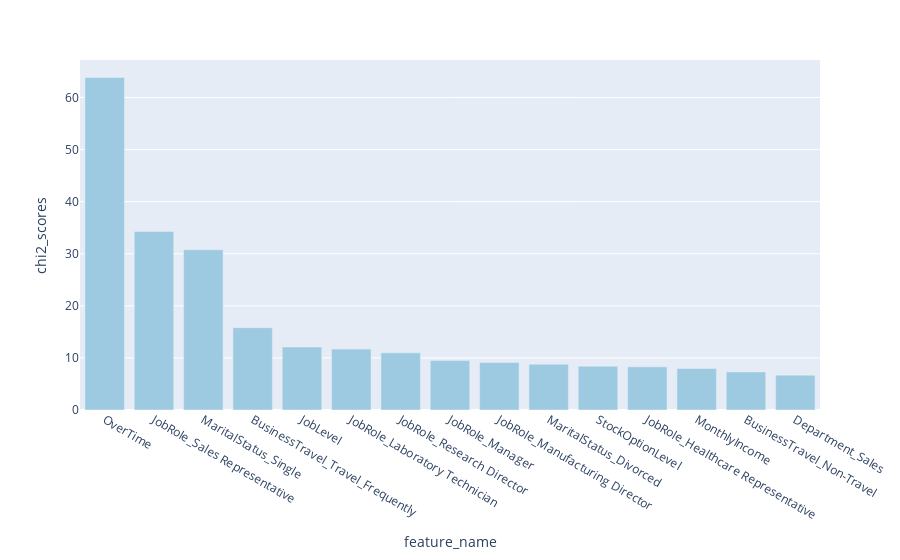

Notebook cell for this chart:
### Code cell
fig=px.bar(df_features_scores.sort_values(by='chi2_scores', ascending=False).head(15),x='feature_name',y='chi2_scores')
fig.update_traces(marker_color='rgb(158,202,225)')

### Figure 1 — Plotly figure (JSON) as saved in the notebook; plotly's stock layout.template omitted (floating-point values rounded to 4 significant figures)
{"data": [{"alignmentgroup": "True", "hovertemplate": "feature_name=%{x}<br>chi2_scores=%{y}<extra></extra>", "legendgroup": "", "marker": {"color": "rgb(158,202,225)"}, "name": "", "offsetgroup": "", "orientation": "v", "showlegend": false, "textposition": "auto", "type": "bar", "x": ["OverTime", "JobRole_Sales Representative", "MaritalStatus_Single", "BusinessTravel_Travel_Frequently", "JobLevel", "JobRole_Laboratory Technician", "JobRole_Research Director", "JobRole_Manager", "JobRole_Manufacturing Director", "MaritalStatus_Divorced", "StockOptionLevel", "JobRole_Healthcare Representative", "MonthlyIncome", "BusinessTravel_Non-Travel", "Department_Sales"], "xaxis": "x", "y": [63.85, 34.29, 30.77, 15.82, 12.09, 11.7, 10.98, 9.496, 9.127, 8.794, 8.423, 8.293, 7.973, 7.318, 6.694], "yaxis": "y"}], "layout": {"barmode": "relative", "legend": {"tracegroupgap": 0}, "margin": {"t": 60}, "xaxis": {"anchor": "y", "domain": [0, 1], "title": {"text": "feature_name"}}, "yaxis": {"anchor": "x", "domain": [0, 1], "title": {"text": "chi2_scores"}}}}
